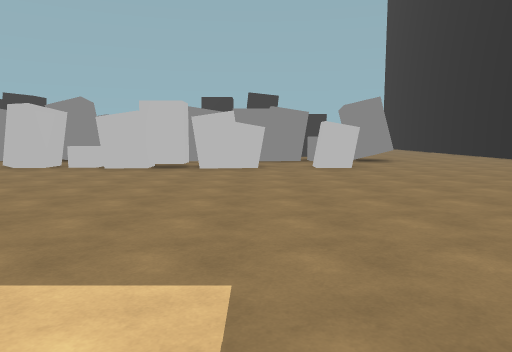
view 1 (above)

24 first-person views from a walk through a Unity game level. The camera is 1.5 m above the floor, tilts 6° down and sees 70° across. The floor is counted in squares, 2 m on a side. Each view is taken from the middle of a square. On the plan, view 1 faces up. The plan holds only what a view shows up to about 11 squares ahead; the rest is blank. The place goes on beyond the plan. The player character is not drawn. Surface patterns are stand-ins for the level's own textures.

view 2
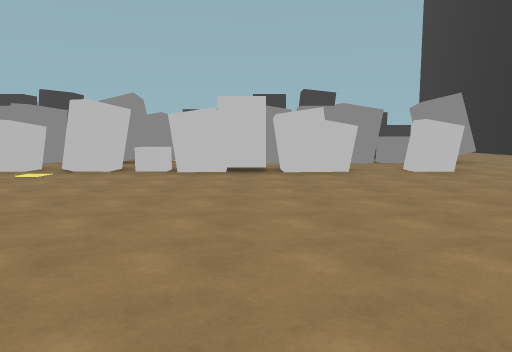

view 3
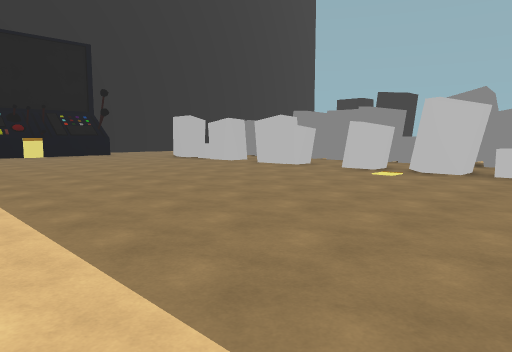

view 4
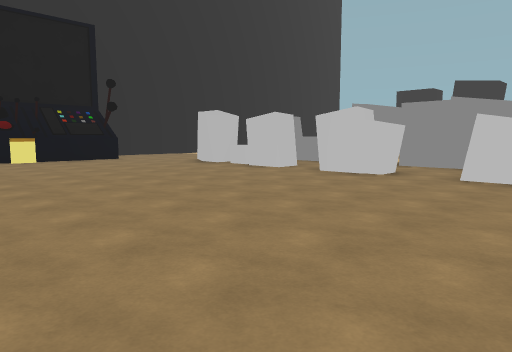

view 5
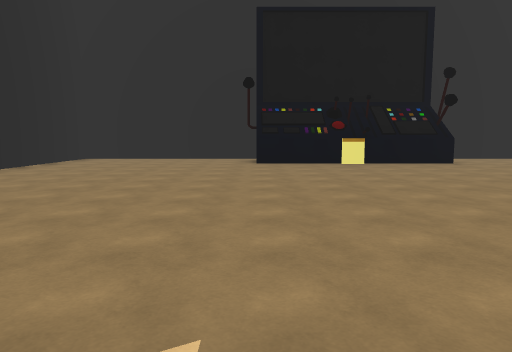

view 6
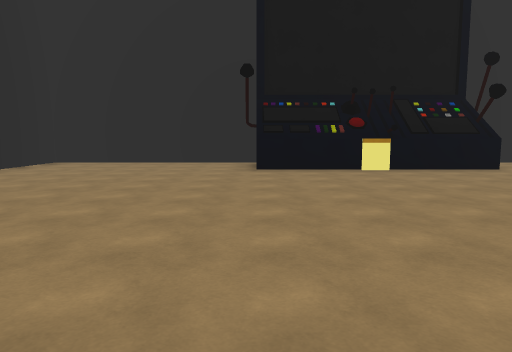

view 7
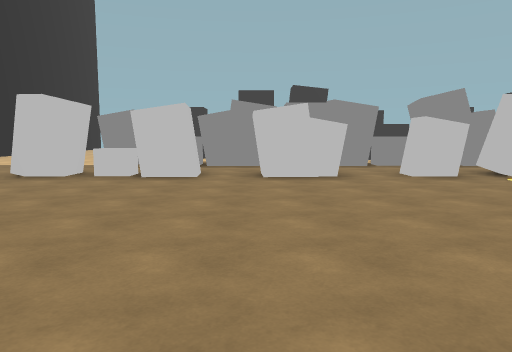

view 8
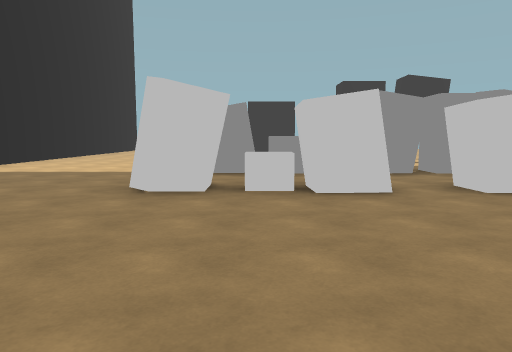

view 9
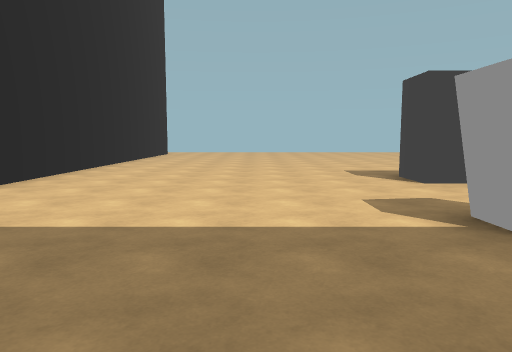

view 10
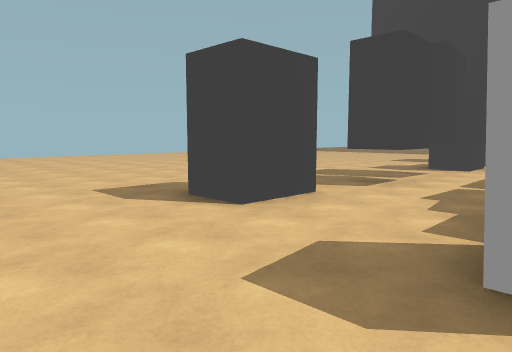

view 11
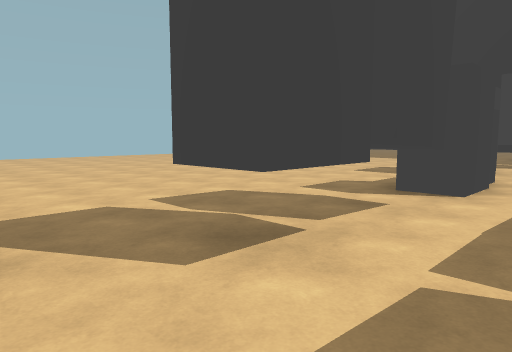

view 12
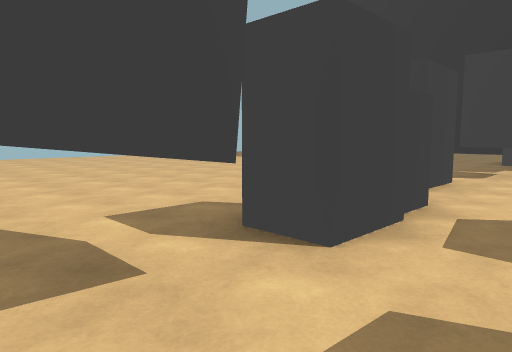

view 13
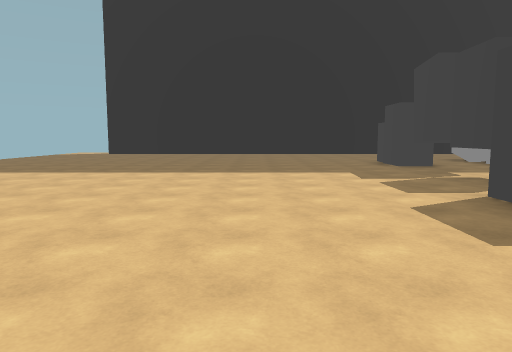

view 14
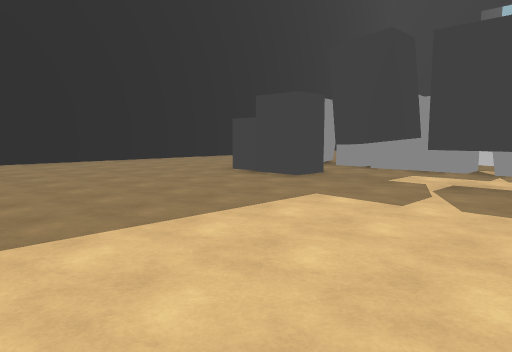

view 15
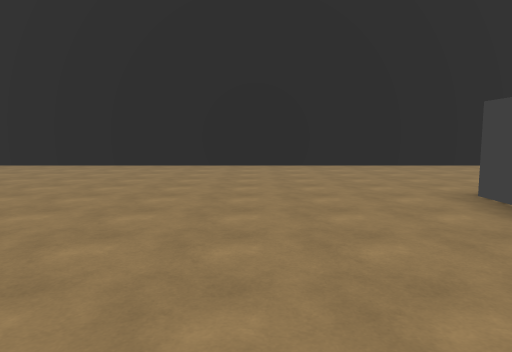

view 16
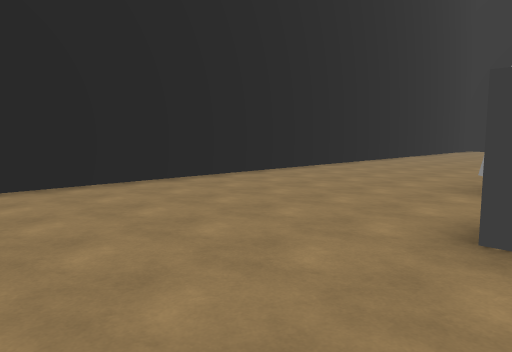

view 17
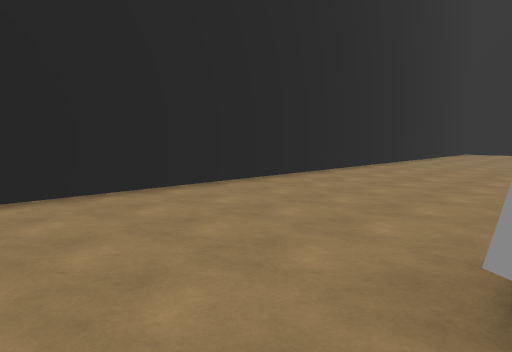

view 18
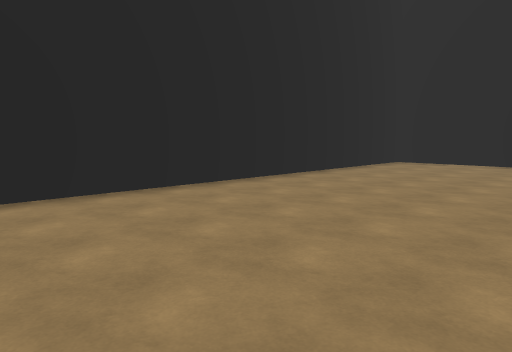

view 19
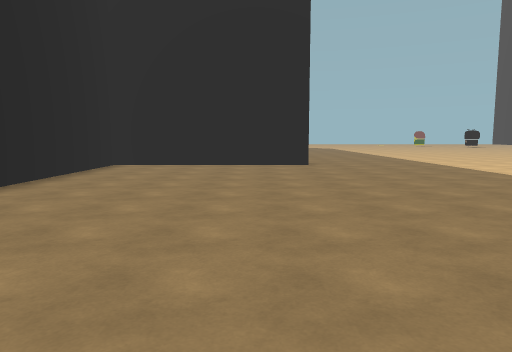

view 20
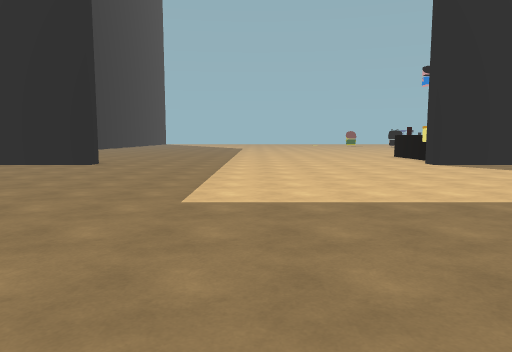

view 21
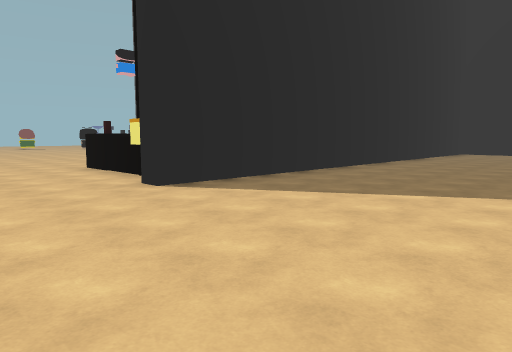

view 22
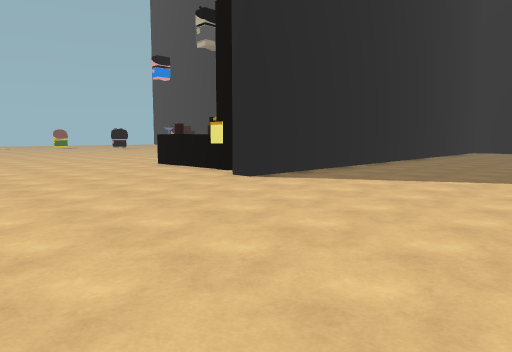

view 23
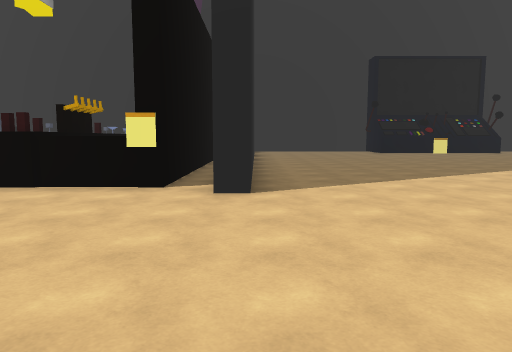

view 24
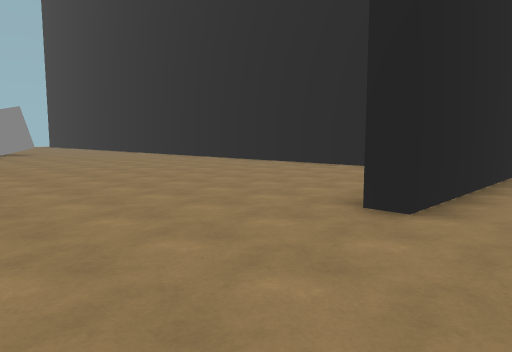

### Floor plan
Points are (right, up) in squares from view 1. A wall is a line through its corners. A room is listed if a view was taken in it or the views show most of it. See-through windows are left out.
Room 1 (views 1, 2, 3, 4, 5, 6, 7, 8, 9, 10, 11, 12, 13, 14, 15, 16, 17, 18, 19, 20, 21, 22, 23, 24)
walls: (-3.2, 15) (-4.5, 15); (-3.9, 16) (-3.2, 16); (-12.8, 15) (-14.2, 15) (-14.2, 16.1); (-18.5, 7.7) (-18.5, 4.9); (-18.5, 4.5) (-18.5, 2); (-6.5, -5.4) (-6.5, -6.5); (-13.6, -4.1) (-5.9, -4.1) (-5.9, -4.6); (-21, 9.8) (-21, 9.3); (-21, 2.1) (-21, -4.1) (-16.6, -4.1); (8.1, -4.6) (3.6, -4.6) (3.6, -4.1) (8.9, -4.1) (8.9, 22.5); (-21, 20.1) (-21, 14)
ways out: opening at (-6, -5)
objects: other object (-18, 5); other object (-15, 9); other object (-15, 12) to (-14, 12); other object (-14, 9); other object (-13, 9); other object (-13, 12); other object (-12, 12) to (-11, 12); other object (-11, 9); other object (-11, 15); other object (-10, 9); other object (-10, 12); other object (-10, 15) to (-9, 15); other object (-9, 12); other object (-8, 9) to (-7, 9); other object (-8, 12) to (-7, 12); other object (-8, 15); other object (-7, 15) to (-6, 15); other object (-6, 9); other object (-6, 12) to (-5, 12); other object (-5, 9); other object (-4, 9); other object (-3, 9) to (-2, 9); other object (-2, 15) to (-1, 15); other object (-1, 9) to (0, 9); other object (-1, 12) to (0, 12); other object (0, 15); other object (1, 12); other object (2, 9); other object (2, 12) to (3, 12); other object (2, 15); other object (3, 15); other object (4, 12)

Positions as (right, up) in squares from view 1, and headings:
1: (0, 0), facing up
2: (-2, 1), facing up
3: (-3, 1), facing up-left
4: (-6, 2), facing up-left
5: (-8, 2), facing left
6: (-10, 2), facing left
7: (-11, 2), facing up
8: (-14, 4), facing up
9: (-17, 9), facing up
10: (-17, 12), facing up-right
11: (-13, 13), facing up-right
12: (-10, 13), facing up-right
13: (-8, 19), facing right
14: (-3, 21), facing down-right
15: (-1, 18), facing right
16: (3, 18), facing down-right
17: (4, 14), facing down-right
18: (4, 7), facing down-right
19: (5, 6), facing down
20: (-1, 6), facing down
21: (-3, 1), facing down-left
22: (-1, 1), facing down-left
23: (-1, -4), facing left
24: (0, -6), facing up-right
